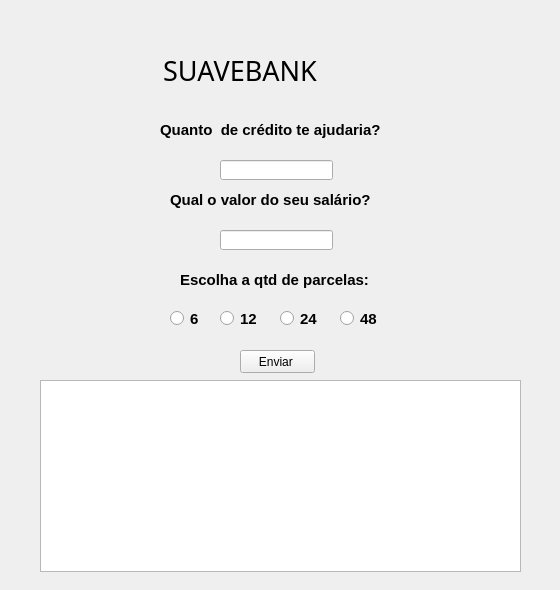
<?xml version="1.0" encoding="UTF-8"?>
<ui version="4.0">
 <class>Form</class>
 <widget class="QWidget" name="Form">
  <property name="geometry">
   <rect>
    <x>0</x>
    <y>0</y>
    <width>560</width>
    <height>590</height>
   </rect>
  </property>
  <property name="windowTitle">
   <string>Form</string>
  </property>
  <widget class="QLabel" name="label">
   <property name="geometry">
    <rect>
     <x>100</x>
     <y>50</y>
     <width>291</width>
     <height>41</height>
    </rect>
   </property>
   <property name="font">
    <font>
     <family>Castellar</family>
     <pointsize>20</pointsize>
    </font>
   </property>
   <property name="styleSheet">
    <string notr="true"/>
   </property>
   <property name="text">
    <string>         SUAVEBANK</string>
   </property>
   <property name="indent">
    <number>0</number>
   </property>
  </widget>
  <widget class="QLabel" name="label_2">
   <property name="geometry">
    <rect>
     <x>160</x>
     <y>120</y>
     <width>231</width>
     <height>20</height>
    </rect>
   </property>
   <property name="font">
    <font>
     <pointsize>11</pointsize>
     <weight>75</weight>
     <bold>true</bold>
    </font>
   </property>
   <property name="text">
    <string>Quanto  de crédito te ajudaria?</string>
   </property>
  </widget>
  <widget class="QLineEdit" name="lineEdit">
   <property name="geometry">
    <rect>
     <x>220</x>
     <y>160</y>
     <width>113</width>
     <height>20</height>
    </rect>
   </property>
  </widget>
  <widget class="QLabel" name="label_3">
   <property name="geometry">
    <rect>
     <x>170</x>
     <y>190</y>
     <width>211</width>
     <height>20</height>
    </rect>
   </property>
   <property name="font">
    <font>
     <pointsize>11</pointsize>
     <weight>75</weight>
     <bold>true</bold>
    </font>
   </property>
   <property name="text">
    <string>Qual o valor do seu salário?</string>
   </property>
  </widget>
  <widget class="QLineEdit" name="lineEdit_2">
   <property name="geometry">
    <rect>
     <x>220</x>
     <y>230</y>
     <width>113</width>
     <height>20</height>
    </rect>
   </property>
  </widget>
  <widget class="QLabel" name="label_4">
   <property name="geometry">
    <rect>
     <x>180</x>
     <y>270</y>
     <width>211</width>
     <height>20</height>
    </rect>
   </property>
   <property name="font">
    <font>
     <pointsize>11</pointsize>
     <weight>75</weight>
     <bold>true</bold>
    </font>
   </property>
   <property name="text">
    <string>Escolha a qtd de parcelas:</string>
   </property>
  </widget>
  <widget class="QRadioButton" name="radioButton">
   <property name="geometry">
    <rect>
     <x>170</x>
     <y>310</y>
     <width>82</width>
     <height>17</height>
    </rect>
   </property>
   <property name="font">
    <font>
     <pointsize>11</pointsize>
     <weight>75</weight>
     <bold>true</bold>
    </font>
   </property>
   <property name="text">
    <string>6</string>
   </property>
  </widget>
  <widget class="QRadioButton" name="radioButton_2">
   <property name="geometry">
    <rect>
     <x>220</x>
     <y>310</y>
     <width>82</width>
     <height>17</height>
    </rect>
   </property>
   <property name="font">
    <font>
     <pointsize>11</pointsize>
     <weight>75</weight>
     <bold>true</bold>
    </font>
   </property>
   <property name="text">
    <string>12</string>
   </property>
  </widget>
  <widget class="QRadioButton" name="radioButton_3">
   <property name="geometry">
    <rect>
     <x>280</x>
     <y>310</y>
     <width>82</width>
     <height>17</height>
    </rect>
   </property>
   <property name="font">
    <font>
     <pointsize>11</pointsize>
     <weight>75</weight>
     <bold>true</bold>
    </font>
   </property>
   <property name="text">
    <string>24</string>
   </property>
  </widget>
  <widget class="QRadioButton" name="radioButton_4">
   <property name="geometry">
    <rect>
     <x>340</x>
     <y>310</y>
     <width>82</width>
     <height>17</height>
    </rect>
   </property>
   <property name="font">
    <font>
     <pointsize>11</pointsize>
     <weight>75</weight>
     <bold>true</bold>
    </font>
   </property>
   <property name="text">
    <string>48</string>
   </property>
  </widget>
  <widget class="QPushButton" name="pushButton">
   <property name="geometry">
    <rect>
     <x>240</x>
     <y>350</y>
     <width>75</width>
     <height>23</height>
    </rect>
   </property>
   <property name="text">
    <string>Enviar </string>
   </property>
  </widget>
  <widget class="QListWidget" name="listWidget">
   <property name="geometry">
    <rect>
     <x>40</x>
     <y>380</y>
     <width>481</width>
     <height>192</height>
    </rect>
   </property>
  </widget>
 </widget>
 <resources/>
 <connections/>
</ui>
